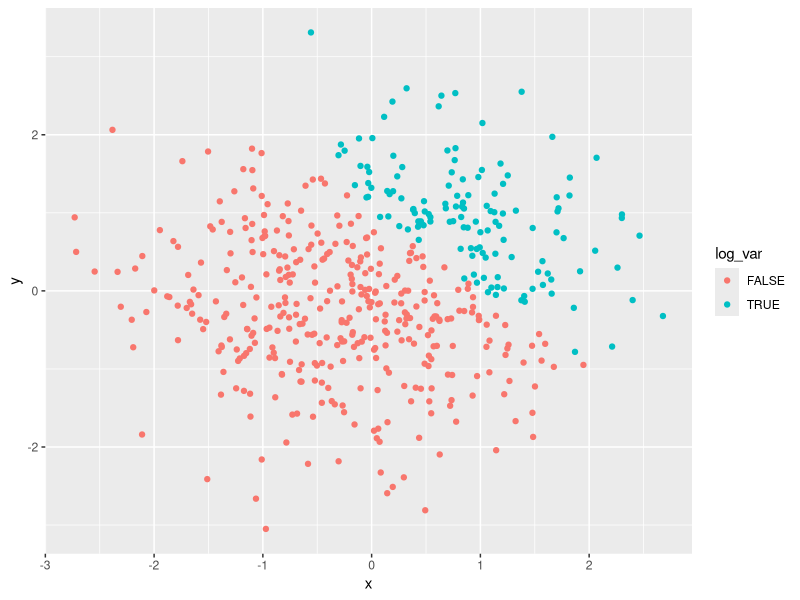
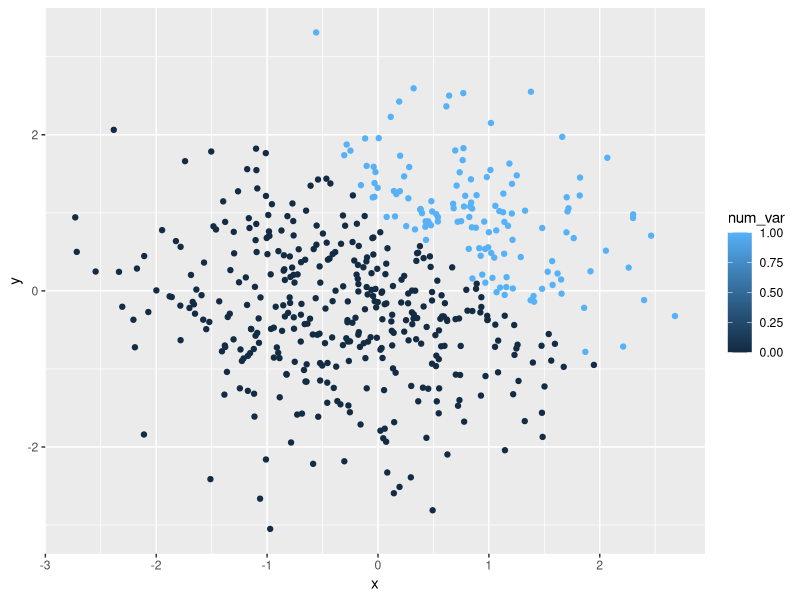
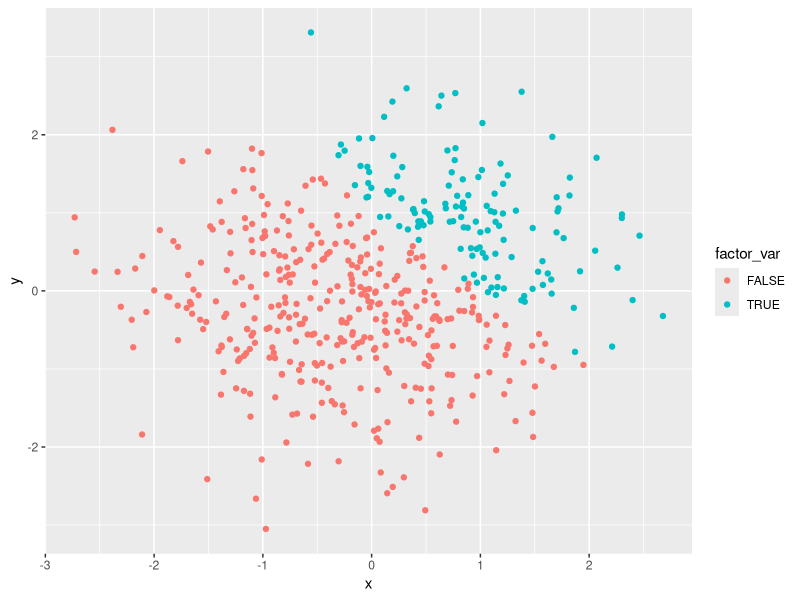
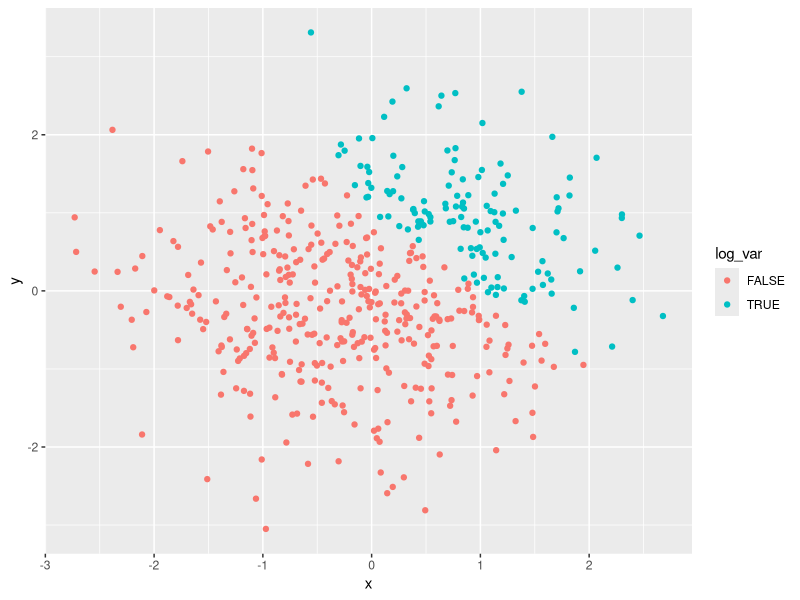

These charts were generated, in order, by the following R code:
## ---- chunk 1
knitr::opts_chunk$set(echo = TRUE)

#load packages
library(tidyverse)
## ---- chunk 2
#create data frame
df1 = tibble(
  norm_samp = rnorm(8),
  norm_samp_log = norm_samp > 0,
  char_var = as.character(norm_samp), 
  factor_var =  factor( c( "grp1", "grp2", "grp3", "grp3", "grp2", "grp1", "grp2", "grp3" ))
)
## ---- chunk 3
#try taking mean of each var
mean(pull (df1, norm_samp))
mean(pull (df1, norm_samp_log))
mean(pull (df1, char_var))
mean(pull (df1, factor_var))
## ---- chunk 4
#convert vars 
as.numeric(pull (df1, norm_samp_log))
as.numeric(pull (df1, char_var))
as.numeric(pull (df1, factor_var))
## ---- chunk 5
#logical to numeric
logical_num = as.numeric(pull (df1, norm_samp_log))
pull( df1, norm_samp) * logical_num

#logical to factor
logical_factor = as.factor(pull (df1, norm_samp_log))
pull( df1, norm_samp) * logical_factor #not possible

#logical to factor to numeric
logical_factor_num = as.numeric( 
  as.factor( pull (df1, norm_samp_log)))
pull( df1, norm_samp) * logical_factor_num
## ---- chunk 6
# create dataframe
df2 = tibble(
  x = rnorm(500),
  y = rnorm(500),
  log_var = x + y > 1, 
  num_var = as.numeric(log_var),
  factor_var = as.factor(log_var)
)
## ---- chunk 7
# scatter plot 1 - color by logical 
ggplot(df2, aes(x = x, y = y, color = log_var)) + geom_point()

#export first scatter plot
ggsave("scatter_plot_hw1.pdf", height = 4, width = 6) 

# scatter plot 2 - color by numeric 
ggplot(df2, aes(x = x, y = y, color = num_var)) + geom_point()

# scatter plot 3 - color by factor 
ggplot(df2, aes(x = x, y = y, color = factor_var)) + geom_point()
